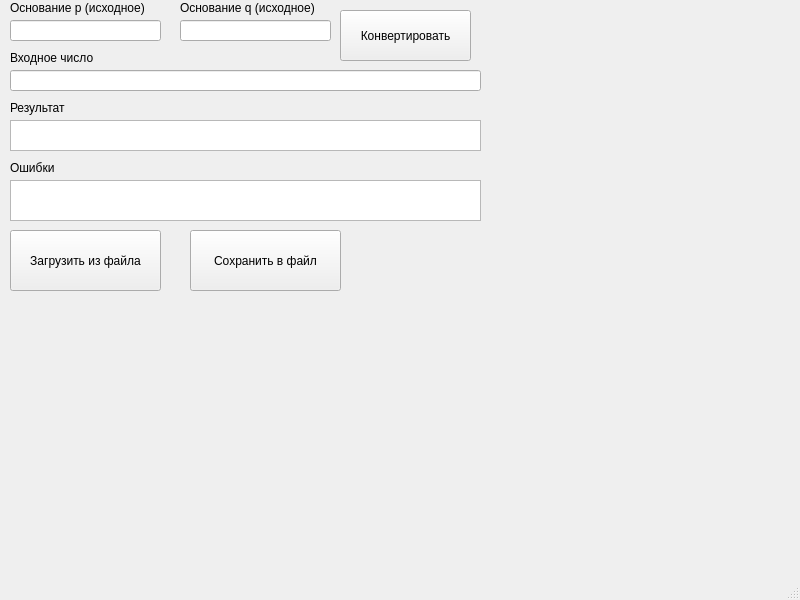
<?xml version="1.0" encoding="UTF-8"?>
<ui version="4.0">
 <class>MainWindow</class>
 <widget class="QMainWindow" name="MainWindow">
  <property name="geometry">
   <rect>
    <x>0</x>
    <y>0</y>
    <width>800</width>
    <height>600</height>
   </rect>
  </property>
  <property name="windowTitle">
   <string>MainWindow</string>
  </property>
  <widget class="QWidget" name="centralwidget">
   <widget class="QLabel" name="label">
    <property name="geometry">
     <rect>
      <x>10</x>
      <y>0</y>
      <width>161</width>
      <height>16</height>
     </rect>
    </property>
    <property name="text">
     <string>Основание p (исходное)</string>
    </property>
   </widget>
   <widget class="QLabel" name="label_2">
    <property name="geometry">
     <rect>
      <x>180</x>
      <y>0</y>
      <width>161</width>
      <height>16</height>
     </rect>
    </property>
    <property name="text">
     <string>Основание q (исходное)</string>
    </property>
   </widget>
   <widget class="QLineEdit" name="input_p">
    <property name="geometry">
     <rect>
      <x>10</x>
      <y>20</y>
      <width>151</width>
      <height>21</height>
     </rect>
    </property>
   </widget>
   <widget class="QLineEdit" name="input_q">
    <property name="geometry">
     <rect>
      <x>180</x>
      <y>20</y>
      <width>151</width>
      <height>21</height>
     </rect>
    </property>
   </widget>
   <widget class="QLabel" name="label_3">
    <property name="geometry">
     <rect>
      <x>10</x>
      <y>50</y>
      <width>161</width>
      <height>16</height>
     </rect>
    </property>
    <property name="text">
     <string>Входное число</string>
    </property>
   </widget>
   <widget class="QLineEdit" name="input_num">
    <property name="geometry">
     <rect>
      <x>10</x>
      <y>70</y>
      <width>471</width>
      <height>21</height>
     </rect>
    </property>
   </widget>
   <widget class="QPushButton" name="convert_but">
    <property name="geometry">
     <rect>
      <x>340</x>
      <y>10</y>
      <width>131</width>
      <height>51</height>
     </rect>
    </property>
    <property name="text">
     <string>Конвертировать</string>
    </property>
   </widget>
   <widget class="QLabel" name="label_4">
    <property name="geometry">
     <rect>
      <x>10</x>
      <y>100</y>
      <width>161</width>
      <height>16</height>
     </rect>
    </property>
    <property name="text">
     <string>Результат</string>
    </property>
   </widget>
   <widget class="QPlainTextEdit" name="result_field">
    <property name="geometry">
     <rect>
      <x>10</x>
      <y>120</y>
      <width>471</width>
      <height>31</height>
     </rect>
    </property>
    <property name="readOnly">
     <bool>true</bool>
    </property>
   </widget>
   <widget class="QLabel" name="label_5">
    <property name="geometry">
     <rect>
      <x>10</x>
      <y>160</y>
      <width>161</width>
      <height>16</height>
     </rect>
    </property>
    <property name="text">
     <string>Ошибки</string>
    </property>
   </widget>
   <widget class="QPlainTextEdit" name="mistakes_field">
    <property name="geometry">
     <rect>
      <x>10</x>
      <y>180</y>
      <width>471</width>
      <height>41</height>
     </rect>
    </property>
    <property name="readOnly">
     <bool>true</bool>
    </property>
   </widget>
   <widget class="QPushButton" name="download_but">
    <property name="geometry">
     <rect>
      <x>10</x>
      <y>230</y>
      <width>151</width>
      <height>61</height>
     </rect>
    </property>
    <property name="text">
     <string>Загрузить из файла</string>
    </property>
   </widget>
   <widget class="QPushButton" name="save_but">
    <property name="geometry">
     <rect>
      <x>190</x>
      <y>230</y>
      <width>151</width>
      <height>61</height>
     </rect>
    </property>
    <property name="text">
     <string>Сохранить в файл</string>
    </property>
   </widget>
  </widget>
  <widget class="QMenuBar" name="menubar">
   <property name="geometry">
    <rect>
     <x>0</x>
     <y>0</y>
     <width>800</width>
     <height>37</height>
    </rect>
   </property>
  </widget>
  <widget class="QStatusBar" name="statusbar"/>
 </widget>
 <resources/>
 <connections/>
</ui>
